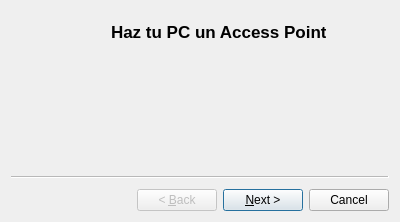
<?xml version="1.0" encoding="UTF-8"?>
<ui version="4.0">
 <class>Wizard</class>
 <widget class="QWizard" name="Wizard">
  <property name="geometry">
   <rect>
    <x>0</x>
    <y>0</y>
    <width>400</width>
    <height>222</height>
   </rect>
  </property>
  <property name="minimumSize">
   <size>
    <width>400</width>
    <height>222</height>
   </size>
  </property>
  <property name="maximumSize">
   <size>
    <width>400</width>
    <height>222</height>
   </size>
  </property>
  <property name="windowTitle">
   <string>Crear un nuevo perfil</string>
  </property>
  <widget class="QWizardPage" name="wizardPage1">
   <widget class="QLabel" name="label">
    <property name="geometry">
     <rect>
      <x>100</x>
      <y>10</y>
      <width>215</width>
      <height>21</height>
     </rect>
    </property>
    <property name="font">
     <font>
      <pointsize>13</pointsize>
      <weight>75</weight>
      <bold>true</bold>
     </font>
    </property>
    <property name="text">
     <string>Haz tu PC un Access Point</string>
    </property>
   </widget>
   <widget class="QLabel" name="label_2">
    <property name="geometry">
     <rect>
      <x>130</x>
      <y>40</y>
      <width>131</width>
      <height>111</height>
     </rect>
    </property>
    <property name="text">
     <string/>
    </property>
    <property name="pixmap">
     <pixmap resource="../Resources/resources.qrc">:/icons/network-wireless_1.png</pixmap>
    </property>
    <property name="scaledContents">
     <bool>true</bool>
    </property>
   </widget>
  </widget>
  <widget class="QWizardPage" name="wizardPage2">
   <widget class="QLabel" name="label_3">
    <property name="geometry">
     <rect>
      <x>100</x>
      <y>10</y>
      <width>206</width>
      <height>21</height>
     </rect>
    </property>
    <property name="font">
     <font>
      <pointsize>13</pointsize>
      <weight>75</weight>
      <bold>true</bold>
     </font>
    </property>
    <property name="text">
     <string>Seleccione las interfaces</string>
    </property>
   </widget>
   <widget class="QLabel" name="label_4">
    <property name="geometry">
     <rect>
      <x>10</x>
      <y>80</y>
      <width>115</width>
      <height>16</height>
     </rect>
    </property>
    <property name="font">
     <font>
      <pointsize>11</pointsize>
      <weight>50</weight>
      <italic>false</italic>
      <bold>false</bold>
     </font>
    </property>
    <property name="text">
     <string>Inalámbrica</string>
    </property>
   </widget>
   <widget class="QLabel" name="label_5">
    <property name="geometry">
     <rect>
      <x>220</x>
      <y>80</y>
      <width>60</width>
      <height>16</height>
     </rect>
    </property>
    <property name="font">
     <font>
      <pointsize>11</pointsize>
     </font>
    </property>
    <property name="toolTip">
     <string>Seleccione la interfaz a compartir la conexión</string>
    </property>
    <property name="text">
     <string>Internet</string>
    </property>
   </widget>
   <widget class="QComboBox" name="interface_ap">
    <property name="geometry">
     <rect>
      <x>10</x>
      <y>100</y>
      <width>151</width>
      <height>24</height>
     </rect>
    </property>
    <property name="toolTip">
     <string>Seleccione la interfaz a usar como AP</string>
    </property>
   </widget>
   <widget class="QComboBox" name="interface_share">
    <property name="geometry">
     <rect>
      <x>220</x>
      <y>100</y>
      <width>151</width>
      <height>24</height>
     </rect>
    </property>
   </widget>
  </widget>
  <widget class="QWizardPage" name="wizardPage">
   <widget class="QLabel" name="label_6">
    <property name="geometry">
     <rect>
      <x>60</x>
      <y>10</y>
      <width>257</width>
      <height>21</height>
     </rect>
    </property>
    <property name="font">
     <font>
      <pointsize>13</pointsize>
      <weight>75</weight>
      <bold>true</bold>
     </font>
    </property>
    <property name="text">
     <string>Parámetros de la nueva subred</string>
    </property>
   </widget>
   <widget class="QLabel" name="label_7">
    <property name="geometry">
     <rect>
      <x>10</x>
      <y>50</y>
      <width>60</width>
      <height>16</height>
     </rect>
    </property>
    <property name="font">
     <font>
      <pointsize>11</pointsize>
     </font>
    </property>
    <property name="text">
     <string>Address</string>
    </property>
   </widget>
   <widget class="QLabel" name="label_8">
    <property name="geometry">
     <rect>
      <x>230</x>
      <y>50</y>
      <width>60</width>
      <height>16</height>
     </rect>
    </property>
    <property name="font">
     <font>
      <pointsize>11</pointsize>
     </font>
    </property>
    <property name="toolTip">
     <string>Dirección de subred</string>
    </property>
    <property name="text">
     <string>Network</string>
    </property>
   </widget>
   <widget class="QLabel" name="label_9">
    <property name="geometry">
     <rect>
      <x>10</x>
      <y>110</y>
      <width>60</width>
      <height>16</height>
     </rect>
    </property>
    <property name="font">
     <font>
      <pointsize>11</pointsize>
     </font>
    </property>
    <property name="toolTip">
     <string>Máscara de la subred</string>
    </property>
    <property name="text">
     <string>Netmask</string>
    </property>
   </widget>
   <widget class="QLabel" name="label_10">
    <property name="geometry">
     <rect>
      <x>230</x>
      <y>110</y>
      <width>60</width>
      <height>16</height>
     </rect>
    </property>
    <property name="font">
     <font>
      <pointsize>11</pointsize>
     </font>
    </property>
    <property name="toolTip">
     <string>Dirección de gateway</string>
    </property>
    <property name="text">
     <string>Gateway</string>
    </property>
   </widget>
   <widget class="QLineEdit" name="address">
    <property name="geometry">
     <rect>
      <x>10</x>
      <y>70</y>
      <width>141</width>
      <height>28</height>
     </rect>
    </property>
    <property name="toolTip">
     <string>Dirección IP para el AP</string>
    </property>
   </widget>
   <widget class="QLineEdit" name="network">
    <property name="geometry">
     <rect>
      <x>230</x>
      <y>70</y>
      <width>141</width>
      <height>28</height>
     </rect>
    </property>
   </widget>
   <widget class="QLineEdit" name="netmask">
    <property name="geometry">
     <rect>
      <x>10</x>
      <y>130</y>
      <width>141</width>
      <height>28</height>
     </rect>
    </property>
   </widget>
   <widget class="QLineEdit" name="gateway">
    <property name="geometry">
     <rect>
      <x>230</x>
      <y>130</y>
      <width>141</width>
      <height>28</height>
     </rect>
    </property>
   </widget>
  </widget>
  <widget class="QWizardPage" name="wizardPage_2">
   <widget class="QLabel" name="label_11">
    <property name="geometry">
     <rect>
      <x>120</x>
      <y>10</y>
      <width>148</width>
      <height>21</height>
     </rect>
    </property>
    <property name="font">
     <font>
      <pointsize>13</pointsize>
      <weight>75</weight>
      <bold>true</bold>
     </font>
    </property>
    <property name="text">
     <string>Ya casi está listo!!</string>
    </property>
   </widget>
   <widget class="QLabel" name="label_12">
    <property name="geometry">
     <rect>
      <x>10</x>
      <y>70</y>
      <width>60</width>
      <height>16</height>
     </rect>
    </property>
    <property name="font">
     <font>
      <pointsize>12</pointsize>
      <weight>50</weight>
      <italic>false</italic>
      <bold>false</bold>
     </font>
    </property>
    <property name="text">
     <string>SSID</string>
    </property>
   </widget>
   <widget class="QLabel" name="label_13">
    <property name="geometry">
     <rect>
      <x>220</x>
      <y>70</y>
      <width>60</width>
      <height>16</height>
     </rect>
    </property>
    <property name="font">
     <font>
      <pointsize>12</pointsize>
     </font>
    </property>
    <property name="text">
     <string>Clave</string>
    </property>
   </widget>
   <widget class="QLineEdit" name="ssid">
    <property name="geometry">
     <rect>
      <x>10</x>
      <y>90</y>
      <width>151</width>
      <height>28</height>
     </rect>
    </property>
    <property name="toolTip">
     <string>Determine el nombre para la nueva conexión</string>
    </property>
   </widget>
   <widget class="QLineEdit" name="password">
    <property name="geometry">
     <rect>
      <x>220</x>
      <y>90</y>
      <width>151</width>
      <height>28</height>
     </rect>
    </property>
    <property name="toolTip">
     <string>Proporcione la clave de acceso</string>
    </property>
   </widget>
  </widget>
 </widget>
 <resources>
  <include location="../Resources/resources.qrc"/>
 </resources>
 <connections/>
</ui>
